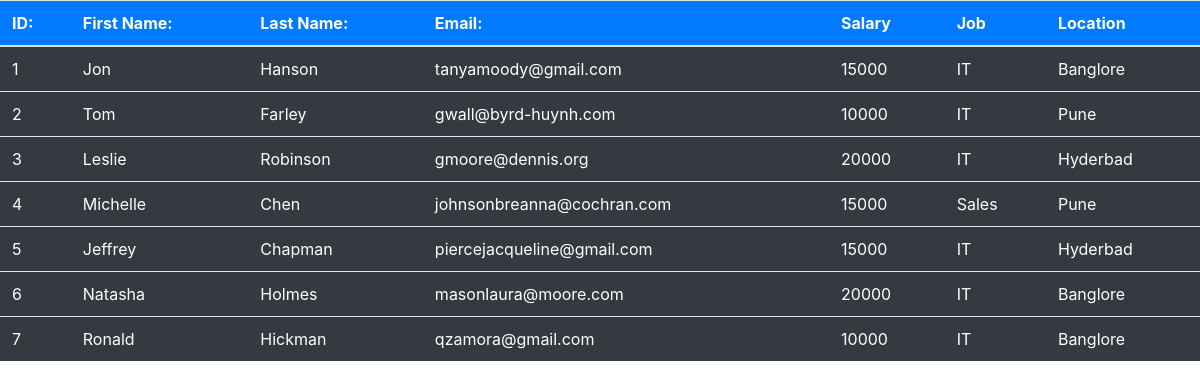
Page /fetch/ on the committed database.
### Faker_App/models.py (models this page shows)
class Employee(models.Model):
    first_name=models.CharField(max_length=100)
    last_name=models.CharField(max_length=100)
    email=models.EmailField(max_length=100)
    salary=models.IntegerField()
    job=models.CharField(max_length=100)
    location=models.CharField(max_length=100)

### Faker_App/views.py (the view)
# urls.py: path('fetch/',views.fetch_view)
def fetch_view(request):
    employees=Employee.objects.all()
    return render(request,'Faker_App/index.html',{'employees':employees})

### Faker_App/templates/Faker_App/index.html (shortened to what this page needs)
<html>
<head><title>Fake Data</title>
  <link rel="stylesheet" href="https://maxcdn.bootstrapcdn.com/bootstrap/4.4.1/css/bootstrap.min.css">
    </head>
<body>
    {% if employees %}
    <table class="table table-border">
        <thead class="bg-primary text-white">
            <tr>
                <th>ID:</th>
                <th>First Name:</th>
                <th>Last Name:</th>
                <th>Email:</th>
                <th>Salary</th>
                <th>Job</th>
                <th>Location</th>
            </tr>
        </thead>
        <tbody class="bg-dark text-white">
            {% for i in employees %}
            <tr>
                <td>{{ i.id }}</td>
                <td>{{ i.first_name }}</td>
                <td>{{ i.last_name }}</td>
                <td>{{ i.email }}</td>
                <td>{{ i.salary }}</td>
                <td>{{ i.job }}</td>
                <td>{{ i.location }}</td>
            </tr>
            {% endfor %}
        </tbody>
    </table>
    {% else %}
    <h2 class="text-center">No Data Available </h2>
{% endif %}
</body>
</html>

### rows in the picture
Employee: id "1", first_name "Jon", last_name "Hanson", email "tanyamoody@gmail.com", salary "15000", job "IT", location "Banglore"
Employee: id "2", first_name "Tom", last_name "Farley", email "gwall@byrd-huynh.com", salary "10000", job "IT", location "Pune"
Employee: id "3", first_name "Leslie", last_name "Robinson", email "gmoore@dennis.org", salary "20000", job "IT", location "Hyderbad"
Employee: id "4", first_name "Michelle", last_name "Chen", email "johnsonbreanna@cochran.com", salary "15000", job "Sales", location "Pune"
Employee: id "5", first_name "Jeffrey", last_name "Chapman", email "piercejacqueline@gmail.com", salary "15000", job "IT", location "Hyderbad"
Employee: id "6", first_name "Natasha", last_name "Holmes", email "masonlaura@moore.com", salary "20000", job "IT", location "Banglore"
Employee: id "7", first_name "Ronald", last_name "Hickman", email "qzamora@gmail.com", salary "10000", job "IT", location "Banglore"
